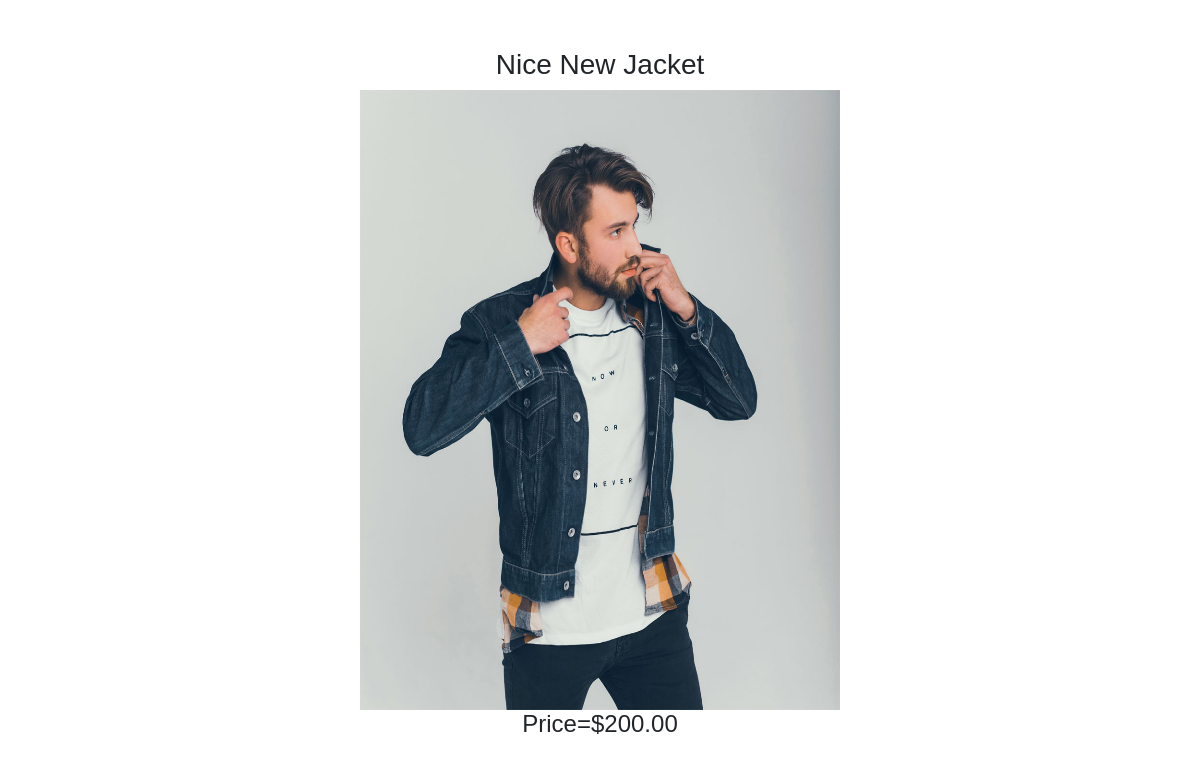
Page /view.php?id=19 on the committed database.
### tables this page shows
CREATE TABLE `shop` (
  `id` int(20) NOT NULL,
  `titel` varchar(100) NOT NULL,
  `price` varchar(20) NOT NULL,
  `photo` varchar(100) NOT NULL
);

### view.php (the view, shortened to what this page needs)
<?php
include_once "apps/db.php";
?>
<!DOCTYPE HTML>
<html lang="en-US">
<head>
    <link rel="stylesheet" type="text/css" href="fonts/font-awesome/css/font-awesome.css">
    <link rel="stylesheet" href="css/bootstrap.min.css" />
    <link rel="stylesheet" href="css/style.css" />
</head>
<body>
       <?php
         if(isset($_GET['id'])){
             $id = $_GET['id'];
         }
          $sql = "SELECT * FROM shop WHERE id = '$id'";
        $data = $connection -> query($sql);
      $single_data =  $data -> fetch_assoc();
    ?>
    <div class="section">
        <div class="container ">
            <div class="row">
                <div class="col-lg-12 py-5 ">
                    <div class="view text-center">
                        <h3><?php echo $single_data['titel']; ?></h3>
                        <img style="width:480px; height:620px;" src="photos/<?php echo $single_data['photo'];?>" alt="">
                        <h4><span>Price=</span><?php echo $single_data['price']; ?></h4>
                    </div>
                </div>
            </div>
        </div>
    </div>
</body>
</html>

### css/style.css (style rules this page uses)
* { margin:0;padding:0; }
body { font-family: 'Montserrat', sans-serif; }

### rows in the picture
shop: titel "Nice New Jacket", photo (picture), price "$200.00"
